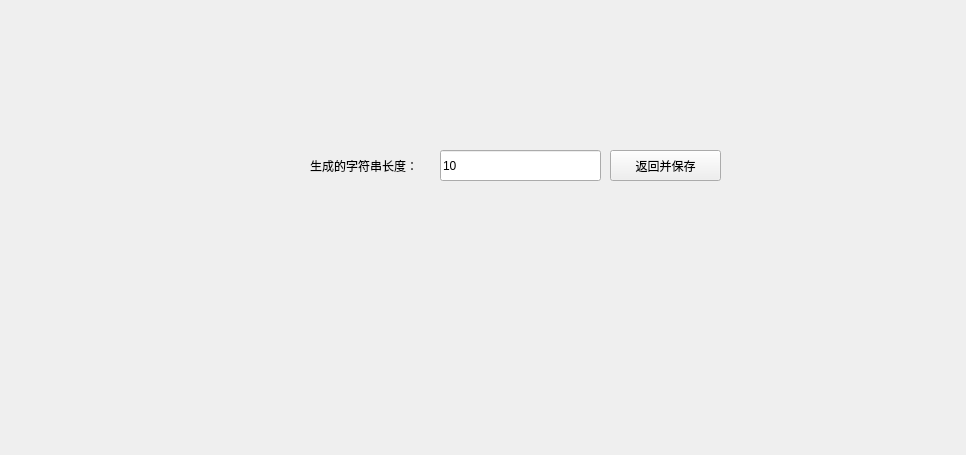
<?xml version="1.0" encoding="UTF-8"?>
<ui version="4.0">
 <class>Form</class>
 <widget class="QWidget" name="Form">
  <property name="geometry">
   <rect>
    <x>0</x>
    <y>0</y>
    <width>966</width>
    <height>455</height>
   </rect>
  </property>
  <property name="windowTitle">
   <string>设置</string>
  </property>
  <widget class="QLineEdit" name="decim">
   <property name="geometry">
    <rect>
     <x>440</x>
     <y>150</y>
     <width>161</width>
     <height>31</height>
    </rect>
   </property>
   <property name="text">
    <string>10</string>
   </property>
  </widget>
  <widget class="QLabel" name="label">
   <property name="geometry">
    <rect>
     <x>310</x>
     <y>150</y>
     <width>121</width>
     <height>31</height>
    </rect>
   </property>
   <property name="text">
    <string>生成的字符串长度：</string>
   </property>
  </widget>
  <widget class="QPushButton" name="savE">
   <property name="geometry">
    <rect>
     <x>610</x>
     <y>150</y>
     <width>111</width>
     <height>31</height>
    </rect>
   </property>
   <property name="text">
    <string>返回并保存</string>
   </property>
  </widget>
 </widget>
 <resources/>
 <connections/>
</ui>
